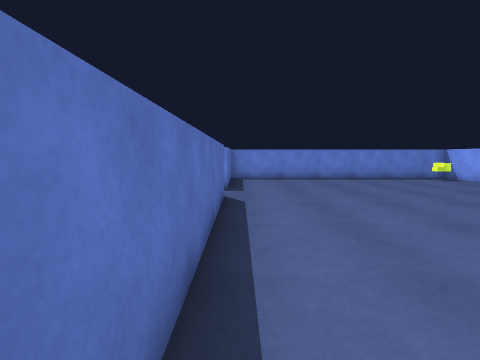
[1] (above)

13 first-person views from a walk through a scene from a Unity 3-D project. The camera is 1.3 m above the floor, tilts 6° down and sees 90° across. The floor is counted in squares, 1 m on a side. Each view is taken from the middle of a square. On the plan, view 1 faces up. The plan holds only what a view shows up to about 12 squares ahead; the rest is blank. The place goes on beyond the plan. The player is left out.

[2]
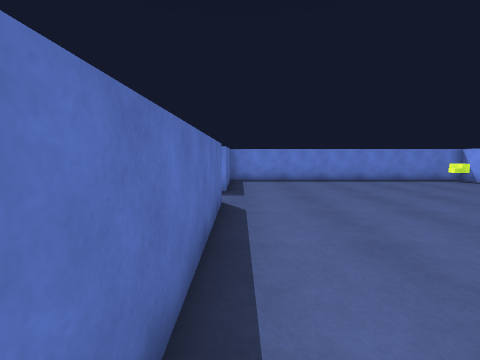

[3]
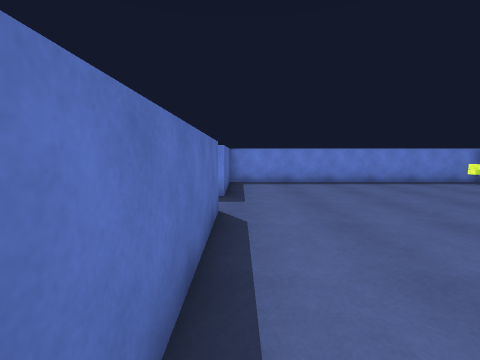

[4]
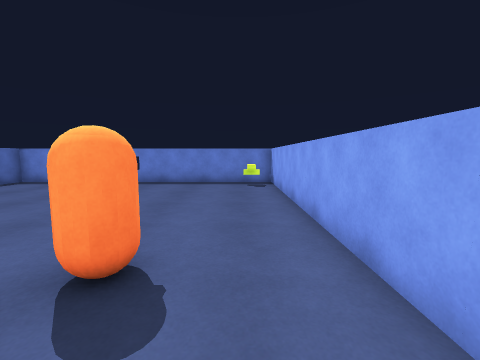

[5]
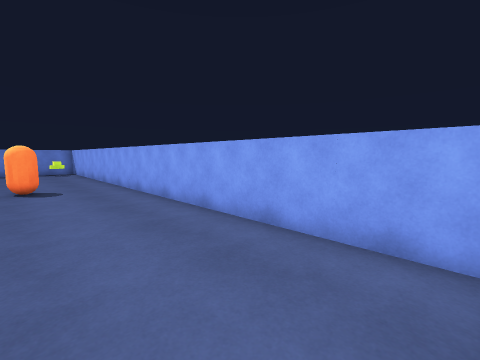

[6]
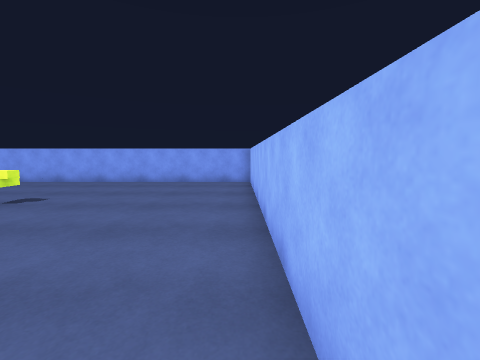

[7]
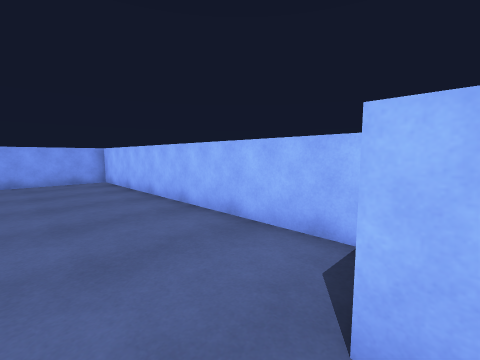

[8]
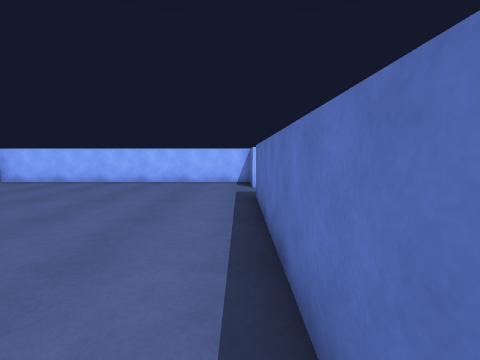

[9]
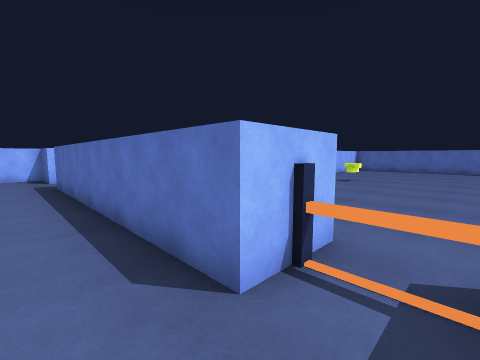

[10]
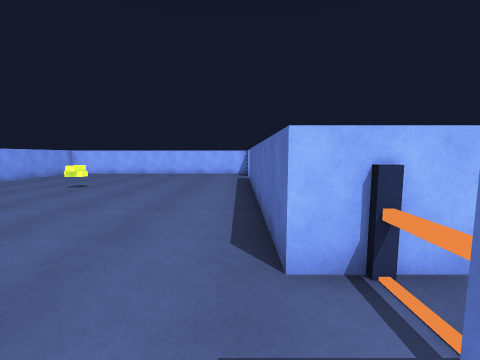

[11]
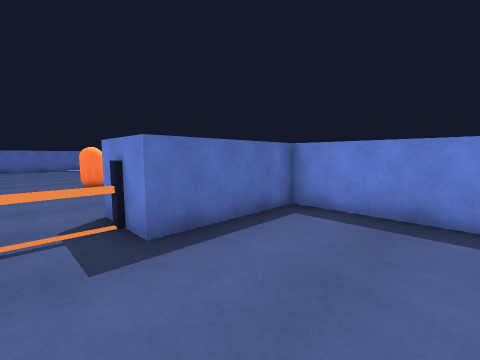

[12]
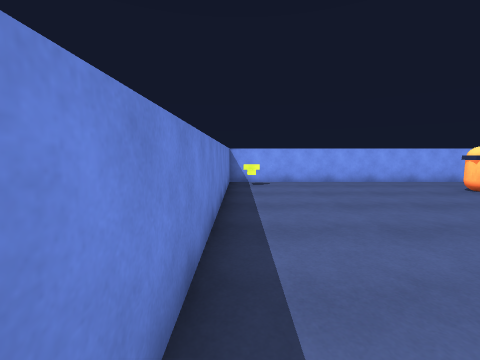

[13]
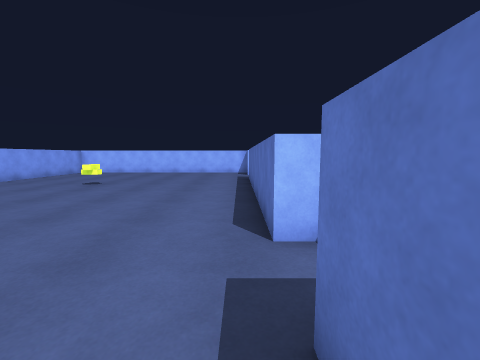

### Floor plan
Points are (right, up) in squares from view 1. A wall is a line through its corners. A room is listed if a view was taken in it or the views show most of it. See-through windows are left out.
Room 1 (views 1, 2, 3, 4, 5, 6, 8, 9, 10, 11, 12, 13)
walls: (-2.6, 7.5) (-0.5, 7.5) (-0.5, -2.5); (-0.5, -4.5) (-0.5, -6.5) (11.5, -6.5) (11.5, 13.5) (-0.5, 13.5) (-0.5, 9.5) (-2.5, 9.5)
ways out: opening at (-1.5, -3.5) to room 2; opening at (-1.5, 8.5)
objects: other object (-2, 8) to (-2, 9); other object (6, 0) to (7, 1); other object (8, 4) to (9, 5); other object (10, 12) to (11, 13)
Room 2 (view 7)
walls: (-1.1, -4.5) (-0.5, -4.5)
ways out: opening at (-1.5, -3.5) to room 1

Where each view was taken, in squares from view 1:
view 1: 0 up, 0 right, facing up
view 2: 1 up, 0 right, facing up
view 3: 2 up, 0 right, facing up
view 4: 2 up, 10 right, facing up
view 5: 6 down, 8 right, facing up-right
view 6: 6 down, 0 right, facing right
view 7: 3 down, 1 left, facing down-right
view 8: 5 up, 0 right, facing down
view 9: 9 up, 1 right, facing down-left
view 10: 10 up, 0 right, facing down
view 11: 8 up, 3 right, facing up-left
view 12: 13 up, 0 right, facing right
view 13: 11 up, 0 right, facing down
